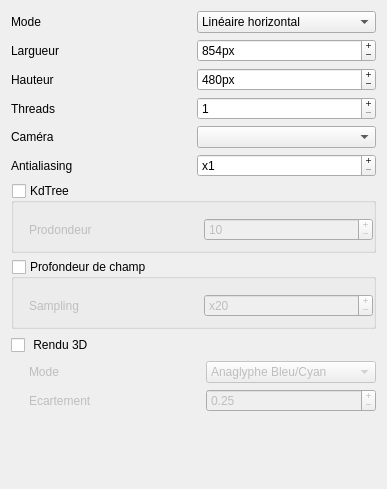
       <widget class="QWidget" name="page_7">
        <property name="geometry">
         <rect>
          <x>0</x>
          <y>0</y>
          <width>387</width>
          <height>489</height>
         </rect>
        </property>
        <property name="styleSheet">
         <string notr="true"/>
        </property>
        <attribute name="icon">
         <iconset>
          <normaloff>../../.designer/backup/Raytracer/raytracer-42/play.png</normaloff>../../.designer/backup/Raytracer/raytracer-42/play.png</iconset>
        </attribute>
        <attribute name="label">
         <string>Configuration générale</string>
        </attribute>
        <layout class="QGridLayout" name="gridLayout_5">
         <item row="0" column="0">
          <widget class="QWidget" name="widget" native="true">
           <layout class="QGridLayout" name="gridLayout_7">
            <property name="margin">
             <number>0</number>
            </property>
            <item row="1" column="0">
             <widget class="QLabel" name="label_2">
              <property name="text">
               <string>Largueur</string>
              </property>
             </widget>
            </item>
            <item row="1" column="1">
             <widget class="QSpinBox" name="_width">
              <property name="buttonSymbols">
               <enum>QAbstractSpinBox::PlusMinus</enum>
              </property>
              <property name="suffix">
               <string>px</string>
              </property>
              <property name="maximum">
               <number>100000</number>
              </property>
              <property name="value">
               <number>854</number>
              </property>
             </widget>
            </item>
            <item row="3" column="0">
             <widget class="QLabel" name="label_3">
              <property name="text">
               <string>Hauteur</string>
              </property>
             </widget>
            </item>
            <item row="3" column="1">
             <widget class="QSpinBox" name="_height">
              <property name="buttonSymbols">
               <enum>QAbstractSpinBox::PlusMinus</enum>
              </property>
              <property name="suffix">
               <string>px</string>
              </property>
              <property name="maximum">
               <number>100000</number>
              </property>
              <property name="value">
               <number>480</number>
              </property>
             </widget>
            </item>
            <item row="7" column="0">
             <widget class="QLabel" name="label_4">
              <property name="text">
               <string>Caméra</string>
              </property>
             </widget>
            </item>
            <item row="7" column="1">
             <widget class="QComboBox" name="_camera">
              <property name="editable">
               <bool>false</bool>
              </property>
             </widget>
            </item>
            <item row="9" column="0">
             <widget class="QLabel" name="label_5">
              <property name="text">
               <string>Antialiasing</string>
              </property>
             </widget>
            </item>
            <item row="9" column="1">
             <widget class="QSpinBox" name="_antialiasing">
              <property name="buttonSymbols">
               <enum>QAbstractSpinBox::PlusMinus</enum>
              </property>
              <property name="prefix">
               <string>x</string>
              </property>
              <property name="minimum">
               <number>1</number>
              </property>
              <property name="maximum">
               <number>1000</number>
              </property>
              <property name="value">
               <number>1</number>
              </property>
             </widget>
            </item>
            <item row="12" column="0" colspan="2">
             <widget class="QGroupBox" name="_depthField">
              <property name="title">
               <string>Profondeur de champ</string>
              </property>
              <property name="checkable">
               <bool>true</bool>
              </property>
              <property name="checked">
               <bool>false</bool>
              </property>
              <layout class="QGridLayout" name="gridLayout_9">
               <property name="leftMargin">
                <number>15</number>
               </property>
               <property name="topMargin">
                <number>15</number>
               </property>
               <property name="rightMargin">
                <number>0</number>
               </property>
               <item row="0" column="0">
                <widget class="QLabel" name="label_6">
                 <property name="text">
                  <string>Sampling</string>
                 </property>
                </widget>
               </item>
               <item row="0" column="1">
                <widget class="QSpinBox" name="_depthFieldSampling">
                 <property name="buttonSymbols">
                  <enum>QAbstractSpinBox::PlusMinus</enum>
                 </property>
                 <property name="prefix">
                  <string>x</string>
                 </property>
                 <property name="minimum">
                  <number>1</number>
                 </property>
                 <property name="maximum">
                  <number>10000</number>
                 </property>
                 <property name="value">
                  <number>20</number>
                 </property>
                </widget>
               </item>
              </layout>
             </widget>
            </item>
            <item row="0" column="1">
             <widget class="QComboBox" name="_mode">
              <property name="sizeAdjustPolicy">
               <enum>QComboBox::AdjustToContentsOnFirstShow</enum>
              </property>
              <item>
               <property name="text">
                <string>Linéaire horizontal</string>
               </property>
              </item>
              <item>
               <property name="text">
                <string>Linéaire vertical</string>
               </property>
              </item>
              <item>
               <property name="text">
                <string>Depixelisation</string>
               </property>
              </item>
              <item>
               <property name="text">
                <string>Aléatoire horizontal</string>
               </property>
              </item>
              <item>
               <property name="text">
                <string>Aléatoire vertical</string>
               </property>
              </item>
              <item>
               <property name="text">
                <string>Aléatoire</string>
               </property>
              </item>
             </widget>
            </item>
            <item row="0" column="0">
             <widget class="QLabel" name="label">
              <property name="text">
               <string>Mode</string>
              </property>
             </widget>
            </item>
            <item row="10" column="0" colspan="2">
             <widget class="QGroupBox" name="_kdTree">
              <property name="title">
               <string>KdTree</string>
              </property>
              <property name="checkable">
               <bool>true</bool>
              </property>
              <property name="checked">
               <bool>false</bool>
              </property>
              <layout class="QGridLayout" name="gridLayout_22">
               <property name="leftMargin">
                <number>15</number>
               </property>
               <property name="topMargin">
                <number>15</number>
               </property>
               <property name="rightMargin">
                <number>0</number>
               </property>
               <item row="0" column="1">
                <widget class="QSpinBox" name="_kdTreeDepth">
                 <property name="buttonSymbols">
                  <enum>QAbstractSpinBox::PlusMinus</enum>
                 </property>
                 <property name="maximum">
                  <number>1000</number>
                 </property>
                 <property name="value">
                  <number>10</number>
                 </property>
                </widget>
               </item>
               <item row="0" column="0">
                <widget class="QLabel" name="label_18">
                 <property name="text">
                  <string>Prodondeur</string>
                 </property>
                </widget>
               </item>
              </layout>
             </widget>
            </item>
            <item row="4" column="0">
             <widget class="QLabel" name="label_17">
              <property name="text">
               <string>Threads</string>
              </property>
             </widget>
            </item>
            <item row="4" column="1">
             <widget class="QSpinBox" name="_threads">
              <property name="buttonSymbols">
               <enum>QAbstractSpinBox::PlusMinus</enum>
              </property>
              <property name="minimum">
               <number>1</number>
              </property>
              <property name="maximum">
               <number>100</number>
              </property>
             </widget>
            </item>
            <item row="13" column="0" colspan="2">
             <widget class="QCheckBox" name="_3d">
              <property name="text">
               <string> Rendu 3D</string>
              </property>
              <property name="icon">
               <iconset resource="ressources.qrc">
                <normaloff>:/images/3d-glasses.png</normaloff>:/images/3d-glasses.png</iconset>
              </property>
             </widget>
            </item>
            <item row="14" column="0" colspan="2">
             <widget class="QWidget" name="widget_3" native="true">
              <property name="enabled">
               <bool>false</bool>
              </property>
              <layout class="QGridLayout" name="gridLayout_23">
               <property name="leftMargin">
                <number>18</number>
               </property>
               <property name="topMargin">
                <number>0</number>
               </property>
               <property name="rightMargin">
                <number>0</number>
               </property>
               <item row="1" column="1">
                <widget class="QDoubleSpinBox" name="_3DSpace">
                 <property name="buttonSymbols">
                  <enum>QAbstractSpinBox::PlusMinus</enum>
                 </property>
                 <property name="singleStep">
                  <double>0.100000000000000</double>
                 </property>
                 <property name="value">
                  <double>0.250000000000000</double>
                 </property>
                </widget>
               </item>
               <item row="1" column="0">
                <widget class="QLabel" name="label_19">
                 <property name="text">
                  <string>Ecartement</string>
                 </property>
                </widget>
               </item>
               <item row="0" column="0">
                <widget class="QLabel" name="label_20">
                 <property name="text">
                  <string>Mode</string>
                 </property>
                </widget>
               </item>
               <item row="0" column="1">
                <widget class="QComboBox" name="_3DMode">
                 <item>
                  <property name="text">
                   <string>Anaglyphe Bleu/Cyan</string>
                  </property>
                 </item>
                 <item>
                  <property name="text">
                   <string>Oeuil gauche</string>
                  </property>
                 </item>
                 <item>
                  <property name="text">
                   <string>Oeuil droit</string>
                  </property>
                 </item>
                </widget>
               </item>
              </layout>
             </widget>
            </item>
           </layout>
          </widget>
         </item>
         <item row="1" column="0">
          <spacer name="verticalSpacer_2">
           <property name="orientation">
            <enum>Qt::Vertical</enum>
           </property>
           <property name="sizeHint" stdset="0">
            <size>
             <width>20</width>
             <height>40</height>
            </size>
           </property>
          </spacer>
         </item>
        </layout>
       </widget>
